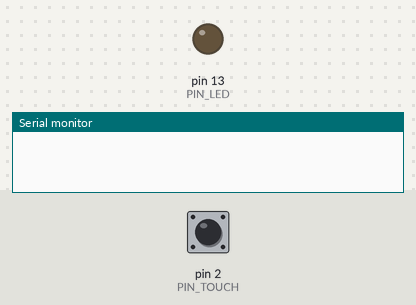
The sketch below on a simulated Arduino Uno, built with avr-gcc and run on an emulated ATmega328P. Shown: output pins drawn as LEDs (lit = HIGH), the last lines printed to the serial monitor. Dashed ring = blinking. The test bench sets the inputs (shaded band); at power-on: pin 2 (PIN_TOUCH) LOW.

Above: at 1.2 s.
1.3 s: pin 2 (PIN_TOUCH) pulled HIGH for 3.2 s
At 4.87 s:
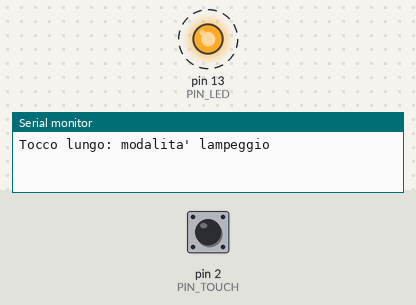
7.2 s: pin 2 (PIN_TOUCH) pulled HIGH for 0.15 s
At 8.3 s:
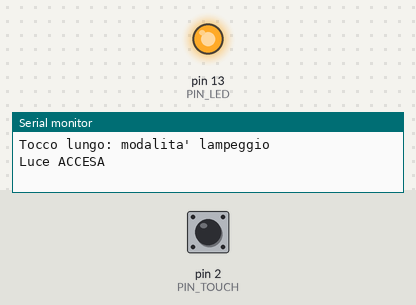
8.8 s: pin 2 (PIN_TOUCH) pulled HIGH for 1 s
At 10.8 s:
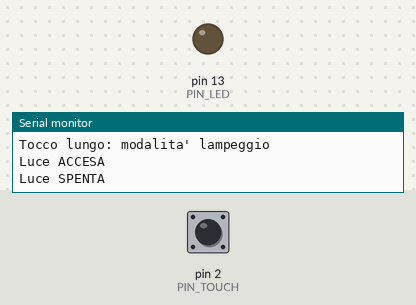
Timing chart, 0 to 12.3 s (numbered marks = the images above; inputs shaded):
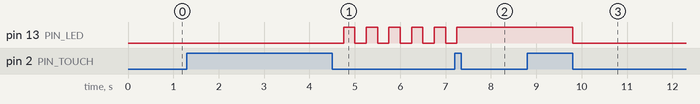

Measured:
- after the input at 1.3 s, pin 13 (PIN_LED): alternates HIGH for 0.25 s and LOW for 0.25 s, starting after 3.5 s
- after the input at 7.2 s, pin 13 (PIN_LED): goes on until 7.3 s, then stays HIGH
- after the input at 8.8 s, pin 13 (PIN_LED): HIGH → LOW after 1.0 s

The sketch:

es16_touch.ino
```cpp
// Scheda 16 - Lampada touch con il sensore TTP223
// SIG del sensore sul pin 2, LED sulla scheda (pin 13).
// Un tocco breve accende o spegne, un tocco lungo (oltre 1 secondo) fa lampeggiare.

const int PIN_TOUCH = 2;
const int PIN_LED = 13;

bool acceso = false;
bool lampeggia = false;
bool primaToccato = false;
unsigned long inizioTocco = 0;

void setup() {
  pinMode(PIN_TOUCH, INPUT);        // il modulo ha già la sua uscita: niente pull-up
  pinMode(PIN_LED, OUTPUT);
  Serial.begin(9600);
}

void loop() {
  bool toccato = (digitalRead(PIN_TOUCH) == HIGH);   // TTP223: toccato = HIGH

  if (toccato && !primaToccato) {          // il dito è appena arrivato
    inizioTocco = millis();
  }
  if (!toccato && primaToccato) {          // il dito si è appena staccato
    unsigned long durata = millis() - inizioTocco;
    if (durata > 1000) {
      lampeggia = !lampeggia;              // tocco lungo
      Serial.println("Tocco lungo: modalita' lampeggio");
    } else {
      acceso = !acceso;                    // tocco breve
      lampeggia = false;
      Serial.println(acceso ? "Luce ACCESA" : "Luce SPENTA");
    }
  }
  primaToccato = toccato;

  if (lampeggia) {
    digitalWrite(PIN_LED, (millis() / 250) % 2);
  } else {
    digitalWrite(PIN_LED, acceso);
  }
}
```
